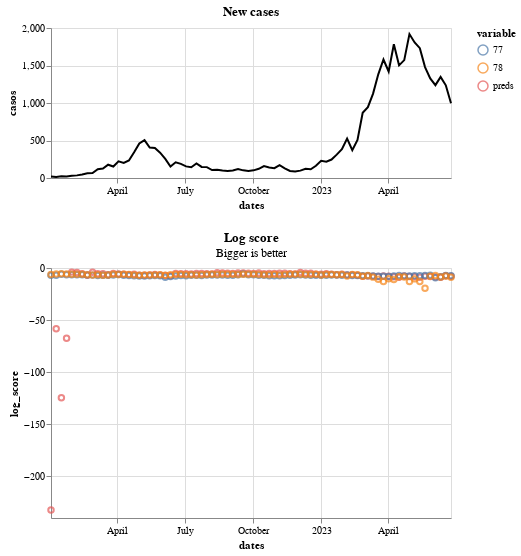

Notebook code cell kept with this figure:
### Markdown cell above
To plot this score:

### Code cell
score.plot_log_score()

### Figure 1 — Vega-Lite specification as saved in the notebook (floating-point values rounded to 4 significant figures; data arrays with more than 128 entries replaced by an {"elided": "..."} marker saying what was removed)
{"config": {"view": {"continuousWidth": 300, "continuousHeight": 300}}, "vconcat": [{"data": {"name": "data-d4775c7e2b59a23393eb246775bc1f3d"}, "mark": {"type": "line"}, "encoding": {"color": {"value": "black"}, "x": {"field": "dates", "type": "temporal"}, "y": {"field": "casos", "type": "quantitative"}}, "height": 150, "title": "New cases", "width": 400}, {"layer": [{"mark": {"type": "point", "filled": false}, "encoding": {"color": {"field": "variable", "legend": {"legendX": 100}, "type": "nominal"}, "x": {"field": "dates", "type": "temporal"}, "y": {"field": "log_score", "type": "quantitative"}}}, {"mark": {"type": "point"}, "encoding": {"color": {"field": "variable", "legend": {"legendX": 100}, "type": "nominal"}, "opacity": {"condition": {"param": "param_2", "value": 1, "empty": false}, "value": 0}, "x": {"field": "dates", "type": "temporal"}, "y": {"field": "log_score", "type": "quantitative"}}}, {"mark": {"type": "rule", "color": "gray"}, "encoding": {"opacity": {"condition": {"param": "param_2", "value": 0.3, "empty": false}, "value": 0}, "tooltip": [{"field": "dates", "title": "Date", "type": "temporal"}, {"field": "preds", "format": ".2f", "type": "quantitative"}, {"field": "77", "format": ".2f", "type": "quantitative"}, {"field": "78", "format": ".2f", "type": "quantitative"}], "x": {"field": "dates", "type": "temporal"}}, "name": "view_2", "transform": [{"pivot": "variable", "value": "log_score", "groupby": ["dates"]}]}], "data": {"name": "data-289ac9d386d1e6332f6b0ef96b4fefed"}, "height": 250, "title": {"text": "Log score", "subtitle": "Bigger is better"}, "width": 400}], "params": [{"name": "param_2", "select": {"type": "point", "fields": ["dates"], "nearest": true, "on": "pointerover"}, "views": ["view_2"]}], "$schema": "https://vega.github.io/schema/vega-lite/v5.17.0.json", "datasets": {"data-d4775c7e2b59a23393eb246775bc1f3d": [{"dates": "2022-01-02T00:00:00", "casos": 21.0}, {"dates": "2022-01-09T00:00:00", "casos": 14.0}, {"dates": "2022-01-16T00:00:00", "casos": 22.0}, {"dates": "2022-01-23T00:00:00", "casos": 19.0}, {"dates": "2022-01-30T00:00:00", "casos": 31.0}, {"dates": "2022-02-06T00:00:00", "casos": 35.0}, {"dates": "2022-02-13T00:00:00", "casos": 47.0}, {"dates": "2022-02-20T00:00:00", "casos": 62.0}, {"dates": "2022-02-27T00:00:00", "casos": 66.0}, {"dates": "2022-03-06T00:00:00", "casos": 116.0}, {"dates": "2022-03-13T00:00:00", "casos": 126.0}, {"dates": "2022-03-20T00:00:00", "casos": 177.0}, {"dates": "2022-03-27T00:00:00", "casos": 153.0}, {"dates": "2022-04-03T00:00:00", "casos": 222.0}, {"dates": "2022-04-10T00:00:00", "casos": 201.0}, {"dates": "2022-04-17T00:00:00", "casos": 234.0}, {"dates": "2022-04-24T00:00:00", "casos": 342.0}, {"dates": "2022-05-01T00:00:00", "casos": 461.0}, {"dates": "2022-05-08T00:00:00", "casos": 505.0}, {"dates": "2022-05-15T00:00:00", "casos": 406.0}, {"dates": "2022-05-22T00:00:00", "casos": 400.0}, {"dates": "2022-05-29T00:00:00", "casos": 338.0}, {"dates": "2022-06-05T00:00:00", "casos": 255.0}, {"dates": "2022-06-12T00:00:00", "casos": 153.0}, {"dates": "2022-06-19T00:00:00", "casos": 209.0}, {"dates": "2022-06-26T00:00:00", "casos": 189.0}, {"dates": "2022-07-03T00:00:00", "casos": 155.0}, {"dates": "2022-07-10T00:00:00", "casos": 144.0}, {"dates": "2022-07-17T00:00:00", "casos": 194.0}, {"dates": "2022-07-24T00:00:00", "casos": 148.0}, {"dates": "2022-07-31T00:00:00", "casos": 145.0}, {"dates": "2022-08-07T00:00:00", "casos": 106.0}, {"dates": "2022-08-14T00:00:00", "casos": 110.0}, {"dates": "2022-08-21T00:00:00", "casos": 99.0}, {"dates": "2022-08-28T00:00:00", "casos": 94.0}, {"dates": "2022-09-04T00:00:00", "casos": 101.0}, {"dates": "2022-09-11T00:00:00", "casos": 120.0}, {"dates": "2022-09-18T00:00:00", "casos": 102.0}, {"dates": "2022-09-25T00:00:00", "casos": 95.0}, {"dates": "2022-10-02T00:00:00", "casos": 102.0}, {"dates": "2022-10-09T00:00:00", "casos": 123.0}, {"dates": "2022-10-16T00:00:00", "casos": 160.0}, {"dates": "2022-10-23T00:00:00", "casos": 139.0}, {"dates": "2022-10-30T00:00:00", "casos": 131.0}, {"dates": "2022-11-06T00:00:00", "casos": 171.0}, {"dates": "2022-11-13T00:00:00", "casos": 129.0}, {"dates": "2022-11-20T00:00:00", "casos": 94.0}, {"dates": "2022-11-27T00:00:00", "casos": 86.0}, {"dates": "2022-12-04T00:00:00", "casos": 98.0}, {"dates": "2022-12-11T00:00:00", "casos": 123.0}, {"dates": "2022-12-18T00:00:00", "casos": 117.0}, {"dates": "2022-12-25T00:00:00", "casos": 163.0}, {"dates": "2023-01-01T00:00:00", "casos": 230.0}, {"dates": "2023-01-08T00:00:00", "casos": 218.0}, {"dates": "2023-01-15T00:00:00", "casos": 246.0}, {"dates": "2023-01-22T00:00:00", "casos": 312.0}, {"dates": "2023-01-29T00:00:00", "casos": 383.0}, {"dates": "2023-02-05T00:00:00", "casos": 525.0}, {"dates": "2023-02-12T00:00:00", "casos": 372.0}, {"dates": "2023-02-19T00:00:00", "casos": 507.0}, {"dates": "2023-02-26T00:00:00", "casos": 870.0}, {"dates": "2023-03-05T00:00:00", "casos": 945.0}, {"dates": "2023-03-12T00:00:00", "casos": 1125.0}, {"dates": "2023-03-19T00:00:00", "casos": 1382.0}, {"dates": "2023-03-26T00:00:00", "casos": 1580.0}, {"dates": "2023-04-02T00:00:00", "casos": 1420.0}, {"dates": "2023-04-09T00:00:00", "casos": 1783.0}, {"dates": "2023-04-16T00:00:00", "casos": 1502.0}, {"dates": "2023-04-23T00:00:00", "casos": 1572.0}, {"dates": "2023-04-30T00:00:00", "casos": 1919.0}, {"dates": "2023-05-07T00:00:00", "casos": 1807.0}, {"dates": "2023-05-14T00:00:00", "casos": 1731.0}, {"dates": "2023-05-21T00:00:00", "casos": 1479.0}, {"dates": "2023-05-28T00:00:00", "casos": 1328.0}, {"dates": "2023-06-04T00:00:00", "casos": 1238.0}, {"dates": "2023-06-11T00:00:00", "casos": 1348.0}, {"dates": "2023-06-18T00:00:00", "casos": 1236.0}, {"dates": "2023-06-25T00:00:00", "casos": 996.0}], "data-289ac9d386d1e6332f6b0ef96b4fefed": {"elided": "234 records"}}}
